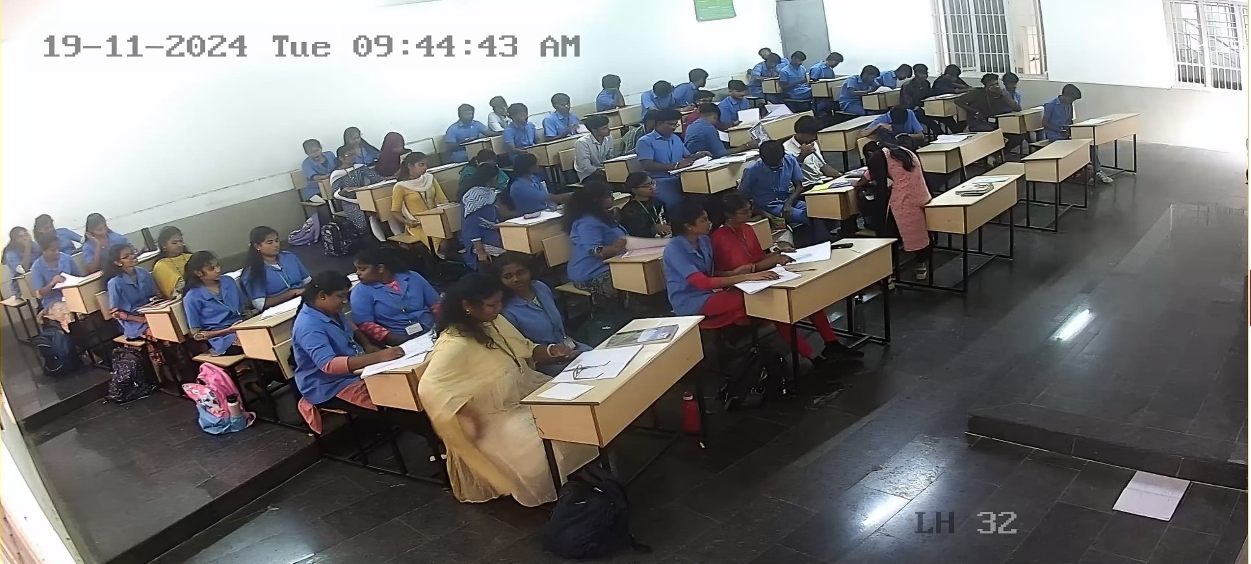
#> input picture ML-A_testframe_unknown.jpg, 2501 x 1127 px (shown at 1/2 size)
$ python -i alignment.py   (imports and definitions only)
#> lines starting #> are read from the running program, lines starting #| are printed output that depends on the picture
#> further down, picture is the input picture: shape (1127, 2501, 3); mean B, G, R 117.1, 117.1, 118.3
import cv2
import numpy as np
import mediapipe as mp
from skimage import transform as trans

# Initialize MediaPipe Face Mesh
mp_face_mesh = mp.solutions.face_mesh
# [6 lines that did not run here, left out]

# Define standard destination points for face alignment (based on a 128x128 image)
# These points represent: [left eye center, right eye center, nose tip, left mouth corner, right mouth corner]
DEST_LANDMARKS = np.array([
    [38.2946, 51.6963],   # Left eye center
    [73.5318, 51.5014],   # Right eye center
    [56.0252, 71.7366],   # Nose tip
    [41.5493, 92.3655],   # Left mouth corner
    [70.7299, 92.2041],   # Right mouth corner
], dtype=np.float32)

# MediaPipe landmark indices mapping to our 5 key points
# Based on the MediaPipe face mesh topology
# https://github.com/google/mediapipe/blob/master/mediapipe/modules/face_geometry/data/canonical_face_model_uv_visualization.png
LEFT_EYE_CENTER = 159       # Left eye center point
RIGHT_EYE_CENTER = 386      # Right eye center point
NOSE_TIP = 1                # Nose tip
LEFT_MOUTH_CORNER = 61      # Left mouth corner
RIGHT_MOUTH_CORNER = 291    # Right mouth corner

# Landmark indices for eye, nose, and mouth
LANDMARK_INDICES = [LEFT_EYE_CENTER, RIGHT_EYE_CENTER, NOSE_TIP,
                   LEFT_MOUTH_CORNER, RIGHT_MOUTH_CORNER]

# Define a standard set of destination landmarks for ArcFace alignment
arcface_dst = np.array(
    [
        [38.2946, 51.6963],
        [73.5318, 51.5014],
        [56.0252, 71.7366],
        [41.5493, 92.3655],
        [70.7299, 92.2041],
    ],
    dtype=np.float32,
)


# [152 lines left out: functions estimate_norm, norm_crop, get_landmarks, align_face, center_crop_face, not called in this run]

def enhance_image(image):
    """
    Enhance the quality of a facial image.

    Args:
        image: Input facial image

    Returns:
        Enhanced image with better contrast
    """
    try :
        # Convert to LAB color space
        lab = cv2.cvtColor(image, cv2.COLOR_BGR2LAB)
#> lab: shape (1127, 2501, 3); mean of channels 0, 1, 2 121.4, 129.1, 128.2
        l, a, b = cv2.split(lab)
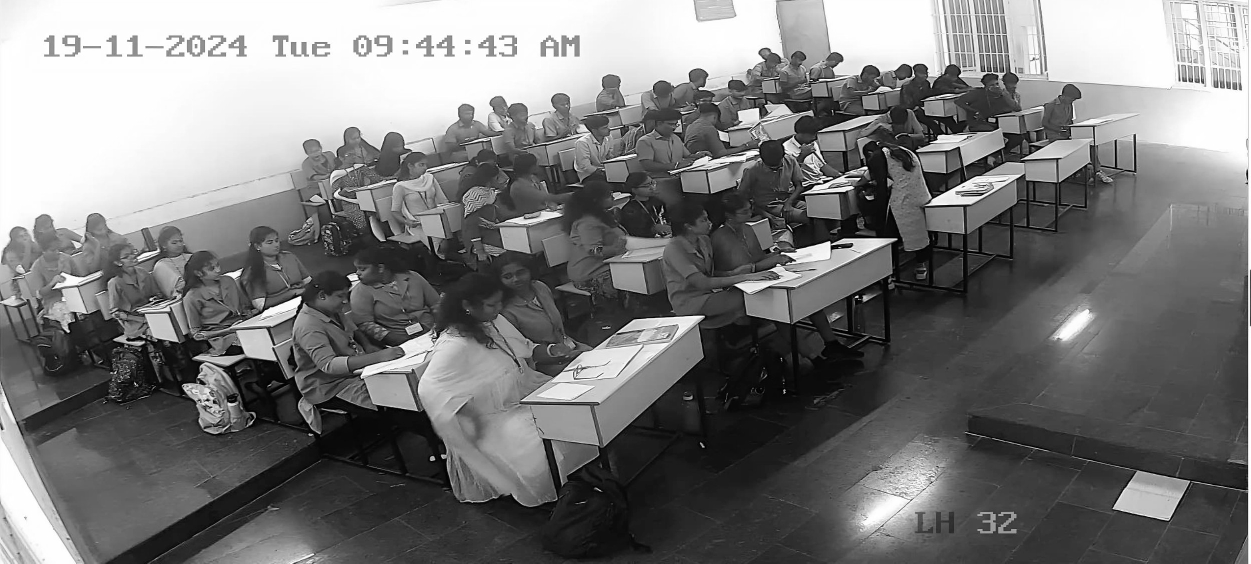
#> l: shape (1127, 2501) (shown at 1/2 size); min 0, max 255, mean 121.4
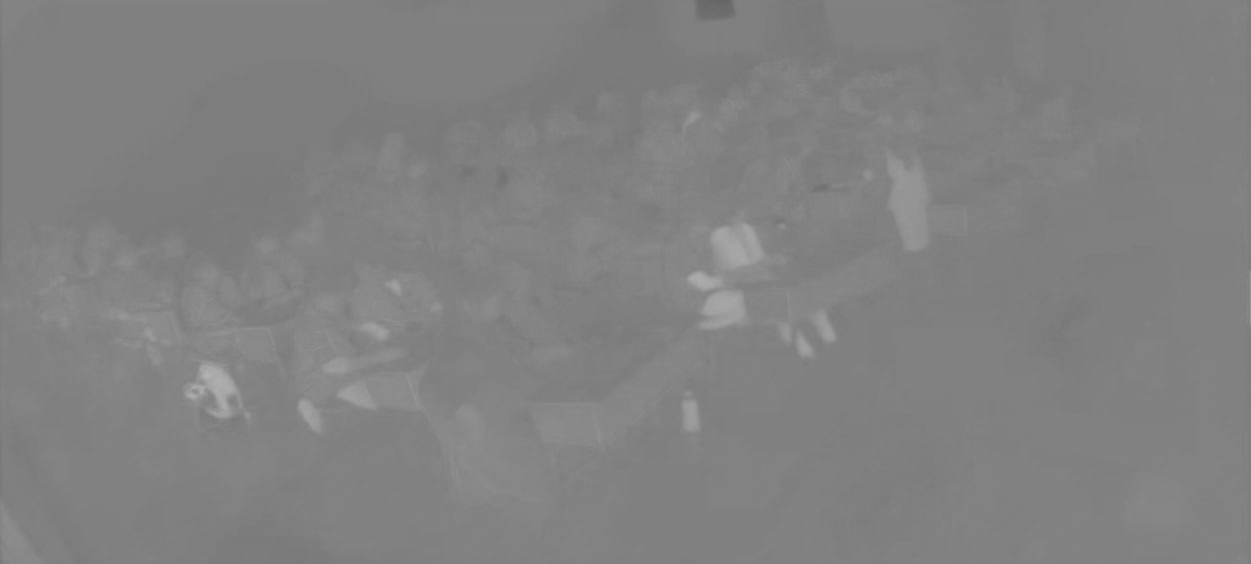
#> a: shape (1127, 2501) (shown at 1/2 size); min 101, max 179, mean 129.1
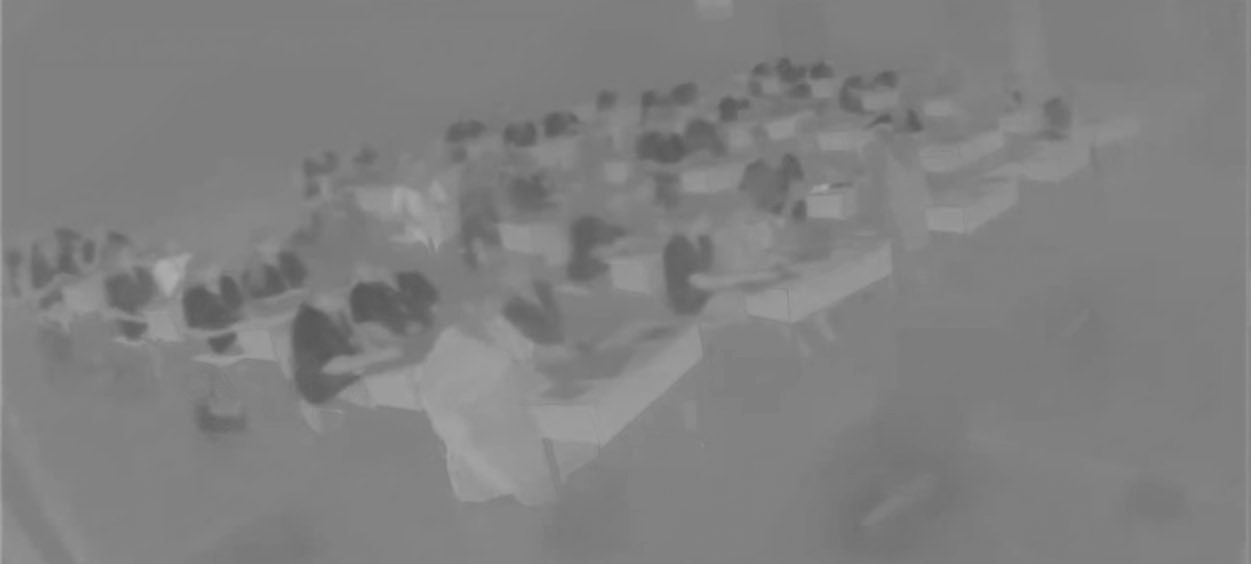
#> b: shape (1127, 2501) (shown at 1/2 size); min 86, max 175, mean 128.2

        # Apply CLAHE to L channel
        clahe = cv2.createCLAHE(clipLimit=2.0, tileGridSize=(8, 8))
        enhanced_l = clahe.apply(l)
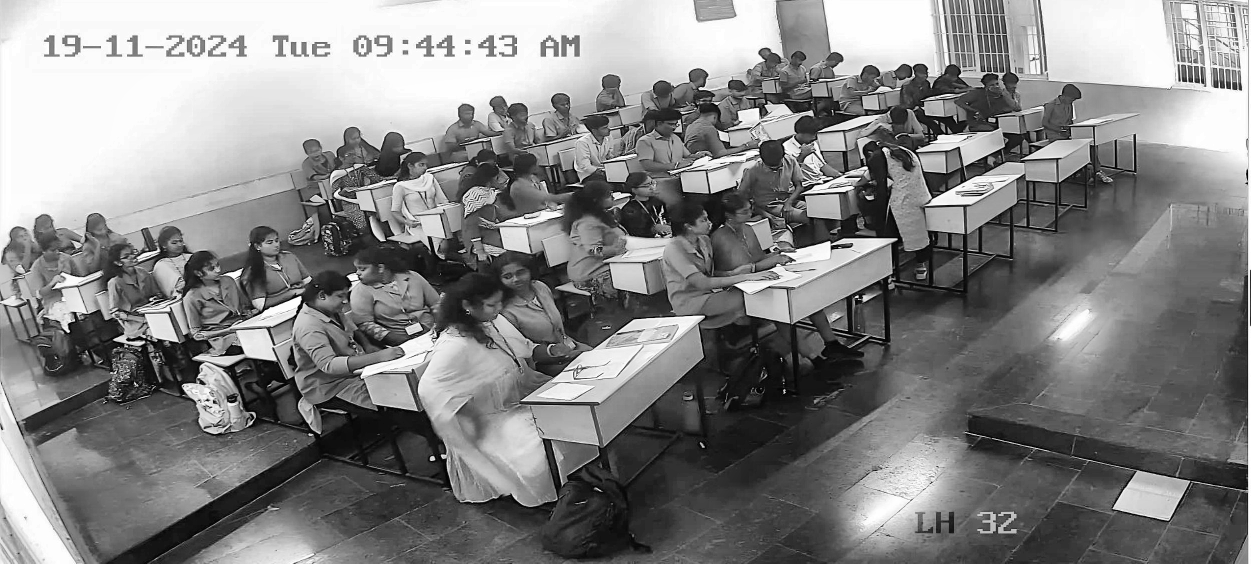
#> enhanced_l: shape (1127, 2501) (shown at 1/2 size); min 0, max 255, mean 132.5

        # Merge back the enhanced luminance with original color
        enhanced_lab = cv2.merge([enhanced_l, a, b])
#> enhanced_lab: shape (1127, 2501, 3); mean of channels 0, 1, 2 132.5, 129.1, 128.2
        enhanced = cv2.cvtColor(enhanced_lab, cv2.COLOR_LAB2BGR)
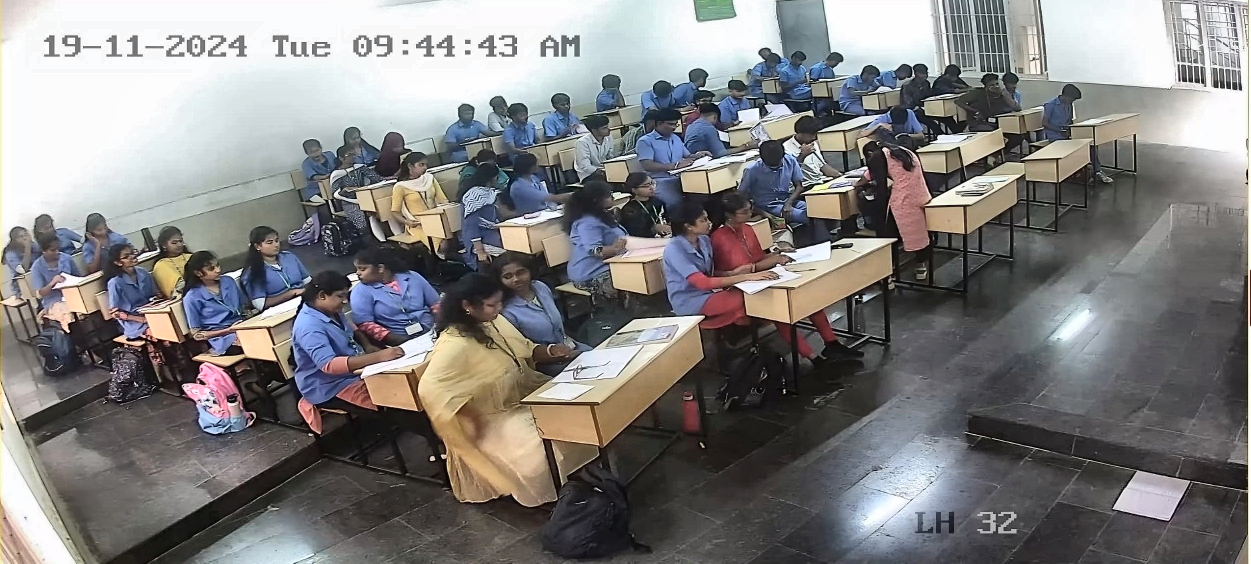
#> enhanced: shape (1127, 2501, 3) (shown at 1/2 size); mean B, G, R 127.5, 127.6, 129

        # Apply subtle noise reduction
        enhanced = cv2.GaussianBlur(enhanced, (3, 3), 0.5)

        return enhanced

    except Exception as e :
        print(f"Error enhancing image: {e}")
        return image


>>> import cv2
>>> picture = cv2.imread('../../../../ML-A_testframe_unknown.jpg')
>>> result = enhance_image(picture)
